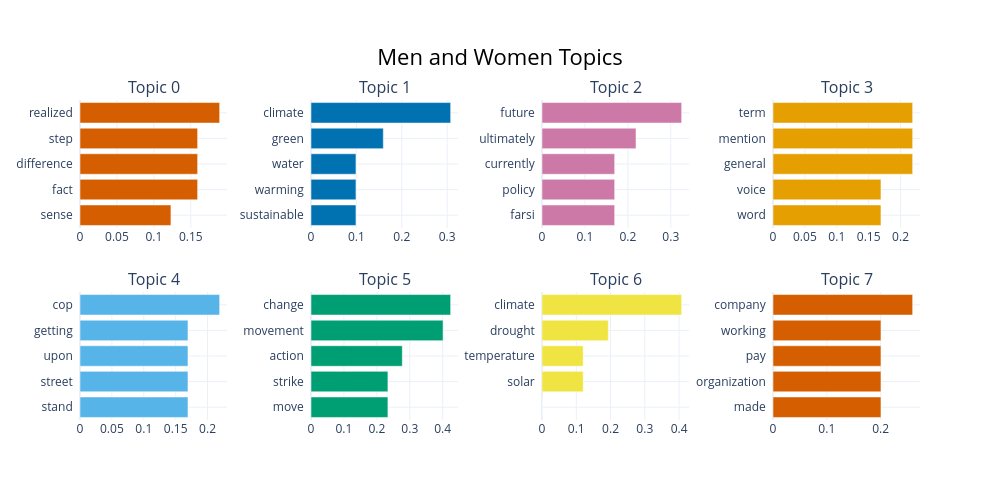

The cell this chart's notebook holds for it:
### Code cell
model.visualize_barchart(title="Men and Women Topics")

### Figure 1 — Plotly figure (JSON) as saved in the notebook; plotly's stock layout.template omitted (floating-point values rounded to 4 significant figures)
{"data": [{"marker": {"color": "#D55E00"}, "orientation": "h", "type": "bar", "x": [0.1231, 0.1592, 0.1592, 0.1592, 0.189], "xaxis": "x", "y": ["sense  ", "fact  ", "difference  ", "step  ", "realized  "], "yaxis": "y"}, {"marker": {"color": "#0072B2"}, "orientation": "h", "type": "bar", "x": [0.09904, 0.09904, 0.09904, 0.1593, 0.3076], "xaxis": "x2", "y": ["sustainable  ", "warming  ", "water  ", "green  ", "climate  "], "yaxis": "y2"}, {"marker": {"color": "#CC79A7"}, "orientation": "h", "type": "bar", "x": [0.1693, 0.1693, 0.1693, 0.2189, 0.3252], "xaxis": "x3", "y": ["farsi  ", "policy  ", "currently  ", "ultimately  ", "future  "], "yaxis": "y3"}, {"marker": {"color": "#E69F00"}, "orientation": "h", "type": "bar", "x": [0.1693, 0.1693, 0.2189, 0.2189, 0.2189], "xaxis": "x4", "y": ["word  ", "voice  ", "general  ", "mention  ", "term  "], "yaxis": "y4"}, {"marker": {"color": "#56B4E9"}, "orientation": "h", "type": "bar", "x": [0.1693, 0.1693, 0.1693, 0.1693, 0.2189], "xaxis": "x5", "y": ["stand  ", "street  ", "upon  ", "getting  ", "cop  "], "yaxis": "y5"}, {"marker": {"color": "#009E73"}, "orientation": "h", "type": "bar", "x": [0.2335, 0.2335, 0.2773, 0.4011, 0.4241], "xaxis": "x6", "y": ["move  ", "strike  ", "action  ", "movement  ", "change  "], "yaxis": "y6"}, {"marker": {"color": "#F0E442"}, "orientation": "h", "type": "bar", "x": [1e-05, 0.1203, 0.1203, 0.1934, 0.4075], "xaxis": "x7", "y": ["  ", "solar  ", "temperature  ", "drought  ", "climate  "], "yaxis": "y7"}, {"marker": {"color": "#D55E00"}, "orientation": "h", "type": "bar", "x": [0.2006, 0.2006, 0.2006, 0.2006, 0.2595], "xaxis": "x8", "y": ["made  ", "organization  ", "pay  ", "working  ", "company  "], "yaxis": "y8"}], "layout": {"annotations": [{"font": {"size": 16}, "showarrow": false, "text": "Topic 0", "x": 0.0875, "xanchor": "center", "xref": "paper", "y": 1, "yanchor": "bottom", "yref": "paper"}, {"font": {"size": 16}, "showarrow": false, "text": "Topic 1", "x": 0.3625, "xanchor": "center", "xref": "paper", "y": 1, "yanchor": "bottom", "yref": "paper"}, {"font": {"size": 16}, "showarrow": false, "text": "Topic 2", "x": 0.6375, "xanchor": "center", "xref": "paper", "y": 1, "yanchor": "bottom", "yref": "paper"}, {"font": {"size": 16}, "showarrow": false, "text": "Topic 3", "x": 0.9125, "xanchor": "center", "xref": "paper", "y": 1, "yanchor": "bottom", "yref": "paper"}, {"font": {"size": 16}, "showarrow": false, "text": "Topic 4", "x": 0.0875, "xanchor": "center", "xref": "paper", "y": 0.4, "yanchor": "bottom", "yref": "paper"}, {"font": {"size": 16}, "showarrow": false, "text": "Topic 5", "x": 0.3625, "xanchor": "center", "xref": "paper", "y": 0.4, "yanchor": "bottom", "yref": "paper"}, {"font": {"size": 16}, "showarrow": false, "text": "Topic 6", "x": 0.6375, "xanchor": "center", "xref": "paper", "y": 0.4, "yanchor": "bottom", "yref": "paper"}, {"font": {"size": 16}, "showarrow": false, "text": "Topic 7", "x": 0.9125, "xanchor": "center", "xref": "paper", "y": 0.4, "yanchor": "bottom", "yref": "paper"}], "height": 500, "hoverlabel": {"bgcolor": "white", "font": {"family": "Rockwell", "size": 16}}, "showlegend": false, "title": {"font": {"color": "Black", "size": 22}, "text": "Men and Women Topics", "x": 0.5, "xanchor": "center", "yanchor": "top"}, "width": 1000, "xaxis": {"anchor": "y", "domain": [0, 0.175], "showgrid": true}, "xaxis2": {"anchor": "y2", "domain": [0.275, 0.45], "showgrid": true}, "xaxis3": {"anchor": "y3", "domain": [0.55, 0.725], "showgrid": true}, "xaxis4": {"anchor": "y4", "domain": [0.825, 1], "showgrid": true}, "xaxis5": {"anchor": "y5", "domain": [0, 0.175], "showgrid": true}, "xaxis6": {"anchor": "y6", "domain": [0.275, 0.45], "showgrid": true}, "xaxis7": {"anchor": "y7", "domain": [0.55, 0.725], "showgrid": true}, "xaxis8": {"anchor": "y8", "domain": [0.825, 1], "showgrid": true}, "yaxis": {"anchor": "x", "domain": [0.6, 1], "showgrid": true}, "yaxis2": {"anchor": "x2", "domain": [0.6, 1], "showgrid": true}, "yaxis3": {"anchor": "x3", "domain": [0.6, 1], "showgrid": true}, "yaxis4": {"anchor": "x4", "domain": [0.6, 1], "showgrid": true}, "yaxis5": {"anchor": "x5", "domain": [0, 0.4], "showgrid": true}, "yaxis6": {"anchor": "x6", "domain": [0, 0.4], "showgrid": true}, "yaxis7": {"anchor": "x7", "domain": [0, 0.4], "showgrid": true}, "yaxis8": {"anchor": "x8", "domain": [0, 0.4], "showgrid": true}}}
